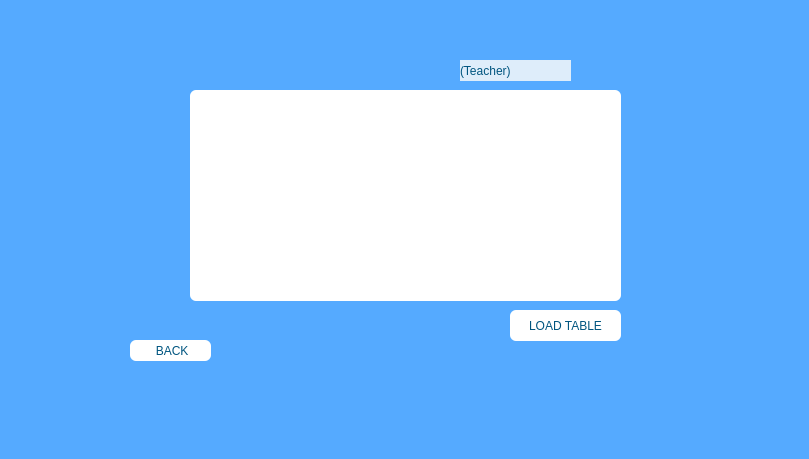
      <widget class="QWidget" name="show_teacher">
       <property name="styleSheet">
        <string notr="true">background-color: rgb(85, 170, 255);</string>
       </property>
       <widget class="QPushButton" name="pushButton_11">
        <property name="geometry">
         <rect>
          <x>130</x>
          <y>340</y>
          <width>81</width>
          <height>21</height>
         </rect>
        </property>
        <property name="styleSheet">
         <string notr="true">color: rgb(0, 85, 127);
background-color: rgb(255, 255, 255);
font: 700 10pt &quot;Segoe UI&quot;;
border-radius: 6px;</string>
        </property>
        <property name="text">
         <string> BACK</string>
        </property>
        <property name="icon">
         <iconset resource="IMAGE.qrc">
          <normaloff>:/pic/images/back.png</normaloff>:/pic/images/back.png</iconset>
        </property>
       </widget>
       <widget class="QTableView" name="tableView_2">
        <property name="geometry">
         <rect>
          <x>190</x>
          <y>90</y>
          <width>431</width>
          <height>211</height>
         </rect>
        </property>
        <property name="styleSheet">
         <string notr="true">background-color: rgb(255, 255, 255);
border-radius: 6px;</string>
        </property>
       </widget>
       <widget class="QPushButton" name="pushButton_17">
        <property name="geometry">
         <rect>
          <x>510</x>
          <y>310</y>
          <width>111</width>
          <height>31</height>
         </rect>
        </property>
        <property name="styleSheet">
         <string notr="true">color: rgb(0, 85, 127);
background-color: rgb(255, 255, 255);
font: 700 10pt &quot;Segoe UI&quot;;
border-radius: 6px;</string>
        </property>
        <property name="text">
         <string>LOAD TABLE</string>
        </property>
        <property name="icon">
         <iconset resource="IMAGE.qrc">
          <normaloff>:/pic/images/loading.png</normaloff>:/pic/images/loading.png</iconset>
        </property>
       </widget>
       <widget class="QLabel" name="label_18">
        <property name="geometry">
         <rect>
          <x>0</x>
          <y>0</y>
          <width>800</width>
          <height>450</height>
         </rect>
        </property>
        <property name="text">
         <string/>
        </property>
        <property name="pixmap">
         <pixmap resource="IMAGE.qrc">:/pic/images/User.jpg</pixmap>
        </property>
        <property name="scaledContents">
         <bool>true</bool>
        </property>
       </widget>
       <widget class="QLabel" name="label_29">
        <property name="geometry">
         <rect>
          <x>460</x>
          <y>60</y>
          <width>111</width>
          <height>21</height>
         </rect>
        </property>
        <property name="styleSheet">
         <string notr="true">color: rgb(0, 85, 127);
background-color: rgb(222, 237, 250);
font: 12pt &quot;Lucida Calligraphy&quot;;</string>
        </property>
        <property name="text">
         <string>(Teacher)</string>
        </property>
       </widget>
       <zorder>label_18</zorder>
       <zorder>pushButton_11</zorder>
       <zorder>tableView_2</zorder>
       <zorder>pushButton_17</zorder>
       <zorder>label_29</zorder>
      </widget>
